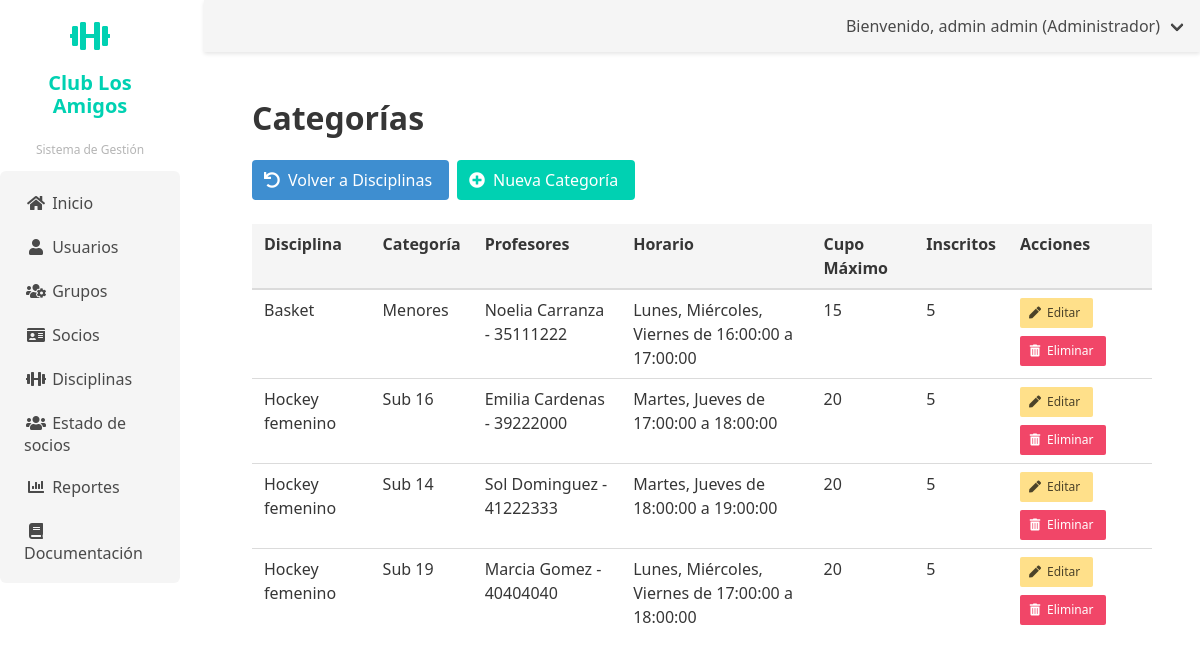
The page /disciplinas/categorias/ (signed in) on the database its author committed.
### disciplinas/models.py (models this page shows, shortened)
class Categoria(models.Model):
    disciplina = models.ForeignKey(Disciplina, on_delete=models.CASCADE, related_name='categorias')
    nombre = models.CharField(max_length=100)
    profesores = models.ManyToManyField(PerfilUsuario, related_name='categorias')
    horario = models.ForeignKey(Horario, on_delete=models.PROTECT)
    cupo_maximo = models.IntegerField()
    especialidad = models.CharField(max_length=100, blank=True)

class Disciplina(models.Model):
    nombre = models.CharField(max_length=100)
    descripcion = models.TextField(blank=True)
    coordinador = models.ForeignKey(PerfilUsuario, on_delete=models.PROTECT, related_name='disciplinas_coordinadas')
    lugar = models.CharField(max_length=100)
    costo_mensual = models.DecimalField(max_digits=10, decimal_places=2)
    fecha_creacion = models.DateTimeField(auto_now_add=True)
    activa = models.BooleanField(default=True)

class Horario(models.Model):
    dias = models.ManyToManyField(Dia, related_name='horarios')
    hora_inicio = models.TimeField()
    hora_fin = models.TimeField()
    def __str__(self):
        dias_str = ", ".join([dia.nombre for dia in self.dias.all()])
        return f"{dias_str} de {self.hora_inicio} a {self.hora_fin}"

class Dia(models.Model):
    nombre = models.CharField(max_length=10)

### usuarios/models.py (models this page shows, shortened)
class PerfilUsuario(models.Model):
    TIPO_DOCUMENTO_CHOICES = [
        ('DNI', 'DNI'),
        ('CE', 'Carné de Extranjería'),
        ('PAS', 'Pasaporte'),
    ]
    ESTADO_SOCIO_CHOICES = [
        ('ACTIVO', 'Activo'),
        ('INACTIVO', 'Inactivo'),
        ('SUSPENDIDO', 'Suspendido'),
        ('PENDIENTE', 'Pendiente de Aprobación'),
        ('RETIRADO', 'Retirado'),
    ]
    usuario = models.OneToOneField(User, on_delete=models.CASCADE, related_name='perfil')
    tipo_documento = models.CharField(max_length=3, choices=TIPO_DOCUMENTO_CHOICES, default='DNI')
    numero_documento = models.CharField(max_length=20, unique=True)
    telefono = models.CharField(max_length=15, blank=True, null=True)
    direccion = models.TextField(blank=True, null=True)
    fecha_nacimiento = models.DateField(blank=True, null=True)
    estado_socio = models.CharField(max_length=10, choices=ESTADO_SOCIO_CHOICES, default='ACTIVO',
                                   verbose_name='Estado como Socio')
    fecha_registro = models.DateTimeField(auto_now_add=True)
    fecha_actualizacion = models.DateTimeField(auto_now=True)
    class Meta:
        verbose_name = 'Perfil de Usuario'
        verbose_name_plural = 'Perfiles de Usuario'
    def __str__(self):
        return f"{self.usuario.get_full_name()} - {self.numero_documento}"

### disciplinas/views.py (the view)
# urls.py: path('categorias/', views.lista_categorias, name='lista_categorias'),
@login_required
@is_admin
def lista_categorias(request):
    categorias = Categoria.objects.select_related('disciplina').all()
    return render(request, 'disciplinas/lista_categorias.html', {'categorias': categorias})

### usuarios/context_processors.py (called while the page is built)
def user_role_context(request):
    if request.user.is_authenticated:
        user_groups = request.user.groups.all()
        if user_groups.filter(name='Coordinador').exists():
            user_role = 'Coordinador'
        elif user_groups.filter(name='Tesoreria').exists():
            user_role = 'Tesoreria'
        elif user_groups.filter(name='Comision').exists():
            user_role = 'Comision'
        elif user_groups.filter(name='Administrador').exists():
            user_role = 'Administrador'
        else:
            user_role = 'Default'
    else:
        user_role = 'Default'
    return {
        'user_role': user_role
    }

### disciplinas/templates/disciplinas/lista_categorias.html (shortened to what this page needs)
{% extends 'usuarios/base_admin.html' %}
{% block content %}
<h1 class="title">Categorías</h1>
<div class="buttons">
    <a href="{% url 'disciplinas:lista' %}" class="button is-info">
        <span class="icon"><i class="fas fa-undo"></i></span>
        <span>Volver a Disciplinas</span>
    </a>
    <a href="{% url 'disciplinas:nueva_categoria' %}" class="button is-primary">
        <span class="icon"><i class="fas fa-plus-circle"></i></span>
        <span>Nueva Categoría</span>
    </a>
</div>
<table class="table is-fullwidth">
    <thead>
        <tr>
            <th>Disciplina</th>
            <th>Categoría</th>
            <th>Profesores</th>
            <th>Horario</th>
            <th>Cupo Máximo</th>
            <th>Inscritos</th>
            <th>Acciones</th>
        </tr>
    </thead>
    <tbody>
        {% for categoria in categorias %}
        <tr>
            <td>{{ categoria.disciplina.nombre }}</td>
            <td>{{ categoria.nombre }}</td>
            <td>
                <ul>
                    {% for profesor in categoria.profesores.all %}
                    <li>{{ profesor }}</li>
                    {% endfor %}
                </ul>
            </td>
            <td>{{ categoria.horario }}</td>
            <td>{{ categoria.cupo_maximo }}</td>
            <td>{{ categoria.inscritos.filter.activa|yesno:'True,False'|length }}</td>
            <td>
                <div class="buttons">
                    <a href="{% url 'disciplinas:editar_categoria' categoria.pk %}" class="button is-small is-warning">
                        <span class="icon"><i class="fas fa-pen"></i></span>
                        <span>Editar</span>
                    </a>
                    <a href="{% url 'disciplinas:eliminar_categoria' categoria.pk %}" class="button is-small is-danger">
                        <span class="icon"><i class="fas fa-trash-alt"></i></span>
                        <span>Eliminar</span>
                    </a>
                </div>
            </td>
        </tr>
        {% endfor %}
    </tbody>
</table>
{% endblock %}

### templates/base.html (shortened to what this page needs)
{% load static %}
<!DOCTYPE html>
<html lang="es">
<head>
    <link rel="stylesheet" href="https://cdn.jsdelivr.net/npm/bulma@0.9.3/css/bulma.min.css">
    <link rel="stylesheet" href="https://cdnjs.cloudflare.com/ajax/libs/font-awesome/5.15.3/css/all.min.css">
    <link rel="stylesheet" href="{% static 'css/custom.css' %}">
</head>
<body>
    <div class="columns is-fullheight">
        <div class="column is-2 is-sidebar-menu">
            {% block sidebar_menu %}{% endblock %}
        </div>
        <div class="column">
            <nav class="navbar is-light" role="navigation" aria-label="main navigation">
                <div class="navbar-menu">
                    <div class="navbar-end">
                        {% if request.user.is_authenticated %}
                            <div class="navbar-item has-dropdown is-hoverable">
                                <a class="navbar-link">
                                    Bienvenido, {{ request.user.get_full_name }} ({{ request.user.groups.first.name }})
                                </a>
                            </div>
                        {% else %}
                            <div class="navbar-item">
                                <a class="button is-primary" href="{% url 'usuarios:login' %}">
                                    Iniciar sesión
                                </a>
                            </div>
                        {% endif %}
                    </div>
                </div>
            </nav>
            <div class="section">
                {% block content %}{% endblock %}
            </div>
        </div>
    </div>
</body>
</html>

### static/css/custom.css (style rules this page uses)
body { font-family: 'Segoe UI', Tahoma, Geneva, Verdana, sans-serif; }
.table th { background-color: #f5f5f5; font-weight: 600; color: #363636; }
.button { transition: all 0.2s ease; }
.navbar { box-shadow: 0 2px 4px rgba(0,0,0,0.1); }
.icon { display: inline-flex; align-items: center; justify-content: center; }
a { color: #3273dc; text-decoration: none; }
.buttons .button { margin-right: 0.5rem; margin-bottom: 0.5rem; }

### rows shown on the page
Categoria: disciplina.nombre "Basket", nombre "Menores", horario "Lunes, Miércoles, Viernes de 16:00:00 a 17:00:00", cupo_maximo "15", inscritos.filter.activa|length "5"
PerfilUsuario: usuario+numero_documento "Noelia Carranza - 35111222"
Categoria: disciplina.nombre "Hockey femenino", nombre "Sub 16", horario "Martes, Jueves de 17:00:00 a 18:00:00", cupo_maximo "20", inscritos.filter.activa|length "5"
PerfilUsuario: usuario+numero_documento "Emilia Cardenas - 39222000"
Categoria: disciplina.nombre "Hockey femenino", nombre "Sub 14", horario "Martes, Jueves de 18:00:00 a 19:00:00", cupo_maximo "20", inscritos.filter.activa|length "5"
PerfilUsuario: usuario+numero_documento "Sol Dominguez - 41222333"
Categoria: disciplina.nombre "Hockey femenino", nombre "Sub 19", horario "Lunes, Miércoles, Viernes de 17:00:00 a 18:00:00", cupo_maximo "20", inscritos.filter.activa|length "5"
PerfilUsuario: usuario+numero_documento "Marcia Gomez - 40404040"

### other values the page prints
{{ request.user.get_full_name }} "admin admin"
{{ request.user.groups.first.name }} "Administrador"
